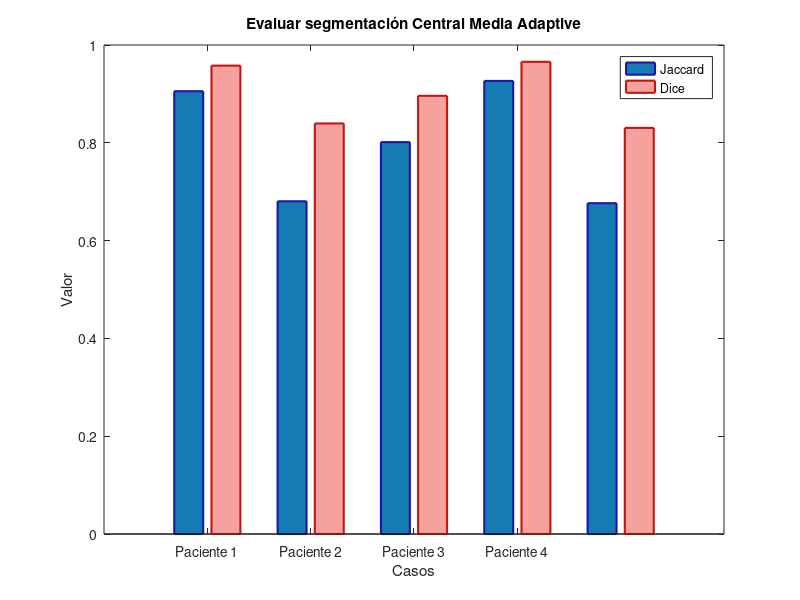

Reproduce this figure in MATLAB.
y = [0.9055 0.95781; 0.6804 0.8396; 0.8014 0.8961; 0.9265 0.9656; 0.6765 0.8305];
fig=figure();
a=bar(y)
set(a(1),'FaceColor',[0.082, 0.482, 0.698],'EdgeColor',[0.109, 0.082, 0.674],'LineWidth',1.5);
set(a(2),'FaceColor',[0.960, 0.635, 0.619],'EdgeColor',[0.768, 0.086, 0.054],'LineWidth',1.5);
XTickLabel={'Paciente 1' ; 'Paciente 2'; 'Paciente 3';'Paciente 4'; 'Paciente 5'};
XTick=[1 2 3 4]
set(gca, 'XTick',XTick);
set(gca, 'XTickLabel', XTickLabel);
set(gca, 'XTickLabelRotation', 45);
legend('Jaccard','Dice')

title('Evaluar segmentación Central Media Adaptive')
xlabel('Casos')
ylabel('Valor')